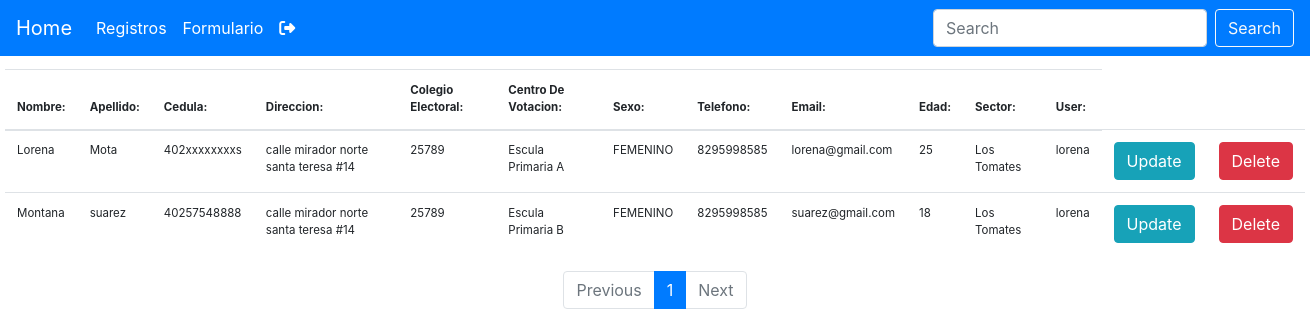
/registro/ (signed in), run on the app's committed database.
### gestionFormulario/models.py (models this page shows, shortened)
class Personas(models.Model):
    user = models.ForeignKey(User, default=None, on_delete=models.CASCADE)
    Nombre = models.CharField(max_length=50)
    Apellido = models.CharField(max_length=50)
    Cedula = models.CharField(max_length=50)
    Direccion = models.CharField(max_length=130)
    Colegio_Electoral = models.CharField(max_length=50)
    CentroDeVotacion = models.CharField(max_length=50)
    Sexo = models.CharField(max_length=13)
    Telefono = models.CharField(max_length=30)
    Email = models.EmailField(max_length=50)
    Edad = models.IntegerField()
    Sector = models.CharField(max_length=50)

### gestionFormulario/views.py (the view)
# urls.py: path('registro/', views.personas_datos, name="registro"),
def personas_datos(request):
    queryset = Personas.objects.all()
    paginator = Paginator(queryset, 10)
    page_number = request.GET.get('page')
    page_obj = paginator.get_page(page_number)
    context = {
        'page_obj': page_obj,
        'Paginator': paginator,
    }
    print(context)
    return render(request, 'registro.html', context)

### gestionFormulario/templates/registro.html (shortened to what this page needs)
{% extends 'barra.html' %}
{% block content %}
<div class="conteiner_a">
  <table class="table">
    <form>
      <thead>
        <tr>
          <th>Nombre:</th>
          <th>Apellido:</th>
          <th>Cedula:</th>
          <th>Direccion:</th>
          <th>Colegio Electoral:</th>
          <th>Centro De Votacion:</th>
          <th>Sexo:</th>
          <th>Telefono:</th>
          <th>Email:</th>
          <th>Edad:</th>
          <th>Sector:</th>
          <th>User:</th>
      </thead>
      <tbody>
        {% if page_obj %}
        {% for obj in page_obj %}
        <tr>
          {% if request.user.is_superuser %}
          <td>{{obj.Nombre}}</td>
          <td>{{obj.Apellido}}</td>
          <td>{{obj.Cedula}}</td>
          <td>{{obj.Direccion}}</td>
          <td>{{obj.Colegio_Electoral}}</td>
          <td>{{obj.CentroDeVotacion}}</td>
          <td>{{obj.Sexo}}</td>
          <td>{{obj.Telefono}}</td>
          <td>{{obj.Email}}</td>
          <td>{{obj.Edad}}</td>
          <td>{{obj.Sector}}</td>
          <td>{{obj.user}}</td>
          <td><a class="btn btn-info" href="{% url 'update' obj.id %}">Update</a></td>
          <td><a class="btn btn-danger" href="{% url 'delete' obj.id %}">Delete</a></td>
        </tr>
        <tr>
          {% elif obj.user == user %}
          <td>{{obj.Nombre}}</td>
          <td>{{obj.Apellido}}</td>
          <td>{{obj.Cedula}}</td>
          <td>{{obj.Direccion}}</td>
          <td>{{obj.Colegio_Electoral}}</td>
          <td>{{obj.CentroDeVotacion}}</td>
          <td>{{obj.Sexo}}</td>
          <td>{{obj.Telefono}}</td>
          <td>{{obj.Email}}</td>
          <td>{{obj.Edad}}</td>
          <td>{{obj.Sector}}</td>
          <td>{{obj.user}}</td>
          <td><a class="btn btn-info" href="{% url 'update' obj.id %}">Update</a></td>
          <td><a class="btn btn-danger" href="{% url 'delete' obj.id %}">Delete</a></td>
        </tr>
        {% endif %}
        {% endfor %}
        {% endif %}
    </form>
  </table>
</div>
  <nav aria-label="Page navigation example">
    <ul class="pagination justify-content-center">
    {% if page_obj.has_previous %}
    <li class="page-item">
      <a class="page-link" href="?page={{ page_obj.previous_page_number }}" tabindex="-1" aria-disabled="true">Previous</a>
    </li>
    {%else%}
    <li class="page-item disabled">
      <a class="page-link" href="#" tabindex="-1" aria-disabled="true">Previous</a>
    </li>
    {% endif %}
   {% for i in Paginator.page_range %}
    <li class="page-item {% if page_obj.number == i %} active {% endif %}">
      <a class="page-link" href="?page={{ i }}">{{ i }}</a>
    </li>
   {% endfor %}
   {% if page_obj.has_next %}
    <li class="page-item">
      <a class="page-link" href="?page={{ page_obj.next_page_number }}">Next</a>
    </li>
   {% else %}
    <li class="page-item disabled">
      <a class="page-link" href="#">Next</a>
    </li>
   {% endif %}
   </ul>
  </nav>
{% endblock %}

### static/css/tabla.css (style rules this page uses)
.conteiner_a { width: 1300px; font-size: 11.5px; margin: 1% auto; }

### static/css/main.css (style rules this page uses)
* { margin: 0; padding: 0; -webkit-box-sizing: border-box; -moz-box-sizing: border-box; box-sizing: border-box; }

### data on the page
Personas: Nombre "Lorena", Apellido "Mota", Cedula "402xxxxxxxxs", Direccion "calle mirador norte santa teresa #14", Colegio_Electoral "25789", CentroDeVotacion "Escula Primaria A", Sexo "FEMENINO", Telefono "8295998585", Email "lorena@gmail.com", Edad "25", Sector "Los Tomates", user "lorena"
Personas: Nombre "Montana", Apellido "suarez", Cedula "40257548888", Direccion "calle mirador norte santa teresa #14", Colegio_Electoral "25789", CentroDeVotacion "Escula Primaria B", Sexo "FEMENINO", Telefono "8295998585", Email "suarez@gmail.com", Edad "18", Sector "Los Tomates", user "lorena"

### other printed values
{{ i }} "1"
